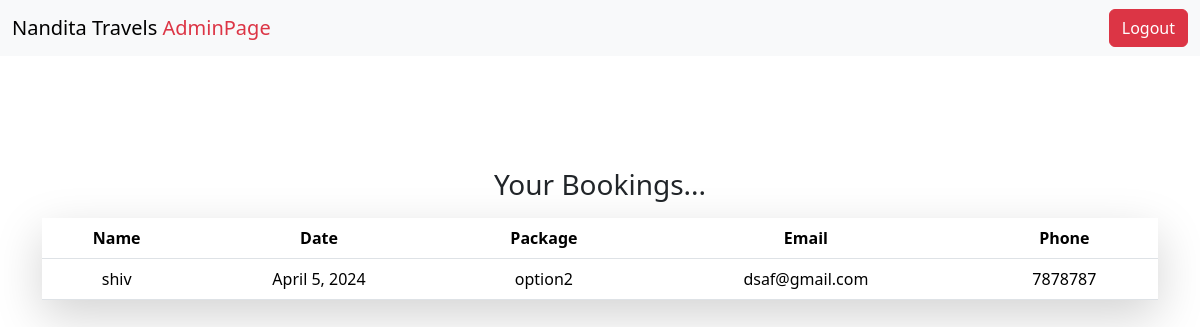
The app's page /userbooks/ (signed in) with its own data.
### home/models.py (models this page shows, shortened)
class Bookings(models.Model):
    user = models.ForeignKey(User, on_delete = models.CASCADE, blank= True)
    name = models.CharField(max_length=100, blank=False)
    date = models.DateField(blank=False)
    package_choices = [(package.name, f"{package.name} - {package.price}") for package in Package.objects.all()]
    package = models.CharField(max_length=100, choices = package_choices)
    email = models.EmailField(blank=False)
    phone = models.CharField(max_length = 10, blank=False)

### home/views.py (the view)
# urls.py: path('userbooks/', views.UserBooks, name='userbooks'),
def UserBooks(request):
    books = Bookings.objects.filter(user = request.user)
    context = {
        'books':books
    }
    return render(request, 'userbooks.html', context)

### template/userbooks.html
{% extends 'home.html' %}
{% block content %}
    <div class="container text-center mt-5 pt-5 ">
        <h3 class="my-3">Your Bookings...</h3>
        <table class="table shadow-lg py-3 px-2">
            <thead>
              <tr>
                <th scope="col">Name</th>
                <th scope="col">Date</th>
                <th scope="col">Package</th>
                <th scope="col">Email</th>
                <th scope="col">Phone</th>
              </tr>
            </thead>
            <tbody>
                {% for i in books %}
              <tr>
                <td>{{i.name}}</td>
                <td>{{i.date}}</td>
                <td>{{i.package}}</td>
                <td>{{i.email}}</td>
                <td>{{i.phone}}</td>
              </tr>
              {% endfor %}
            </tbody>
          </table>
    </div>
{% endblock %}

### records on screen
Bookings: name "shiv", date "April 5, 2024", package "option2", email "dsaf@gmail.com", phone "7878787"
